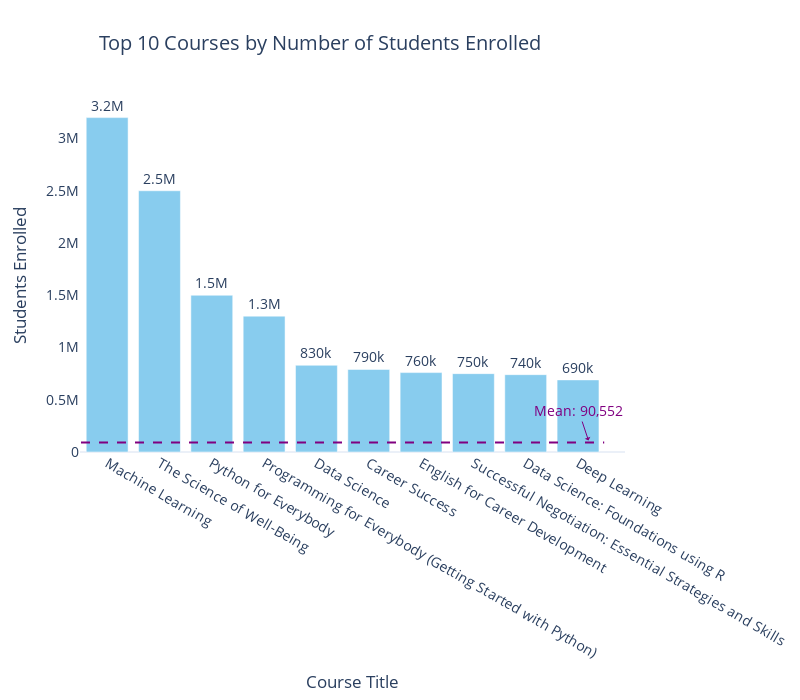

Notebook cell for this chart:
### Markdown cell above
> 4.3. Which courses are the most popular (by student enrollment)?

### Code cell
#Create a new dataframe which is sorted by the number of students enrolled
courses_by_students = coursera_df.sort_values(by="course_students_enrolled_float", ascending=False)

#Define most popular courses by student enrollment
top_10_courses_by_students = courses_by_students.head(10)

#Calculate mean of all students enrolled to a course
mean_students_enrolled = courses_by_students["course_students_enrolled_float"].mean()

#Plot a bar chart displaying top 10 courses by student enrollment
fig_2 = px.bar(top_10_courses_by_students, x="course_title", y="course_students_enrolled_float",
             title="Top 10 Courses by Number of Students Enrolled",
             labels={"course_students_enrolled_float":"Students Enrolled",\
                      "course_title" : "Course Title"},
             text="course_students_enrolled_float",
             template="plotly_white",
             hover_name="course_title")

#Put total students enrolled to a course above the bar
fig_2.update_traces(texttemplate="%{text:.2s}",
                  textposition="outside",
                  marker_color="rgb(136,204,238)")

fig_2.add_shape(type="line",
              x0=-0.5,
              y0=mean_students_enrolled,
              x1=9.5,
              y1=mean_students_enrolled,
              line=dict(color="purple", dash="dash"), name="Mean")

fig_2.add_annotation(x=9.2,
                   y=mean_students_enrolled,
                   text=f"Mean: {mean_students_enrolled:,.0f}",
                   showarrow=True,
                   yshift=2,
                   arrowhead=1,
                   arrowcolor="purple",
                   font=dict(color="purple"))

fig_2.update_layout(font=dict(size=14),
                  title=dict(x=0.4),
                  width=800,
                  height=700,
                  yaxis=dict(showgrid=False))

fig_2.show()

### Figure 1 — Plotly figure (JSON) as saved in the notebook; plotly's stock layout.template omitted (floating-point values rounded to 4 significant figures)
{"data": [{"alignmentgroup": "True", "hovertemplate": "<b>%{hovertext}</b><br><br>Course Title=%{x}<br>Students Enrolled=%{text}<extra></extra>", "hovertext": ["Machine Learning", "The Science of Well-Being", "Python for Everybody", "Programming for Everybody (Getting Started with Python)", "Data Science", "Career Success", "English for Career Development", "Successful Negotiation: Essential Strategies and Skills", "Data Science: Foundations using R", "Deep Learning"], "legendgroup": "", "marker": {"color": "rgb(136,204,238)", "pattern": {"shape": ""}}, "name": "", "offsetgroup": "", "orientation": "v", "showlegend": false, "text": [3200000, 2500000, 1500000, 1300000, 830000, 790000, 760000, 750000, 740000, 690000], "textposition": "outside", "texttemplate": "%{text:.2s}", "type": "bar", "x": ["Machine Learning", "The Science of Well-Being", "Python for Everybody", "Programming for Everybody (Getting Started with Python)", "Data Science", "Career Success", "English for Career Development", "Successful Negotiation: Essential Strategies and Skills", "Data Science: Foundations using R", "Deep Learning"], "xaxis": "x", "y": [3200000, 2500000, 1500000, 1300000, 830000, 790000, 760000, 750000, 740000, 690000], "yaxis": "y"}], "layout": {"annotations": [{"arrowcolor": "purple", "arrowhead": 1, "font": {"color": "purple"}, "showarrow": true, "text": "Mean: 90,552", "x": 9.2, "y": 90550.0, "yshift": 2}], "barmode": "relative", "font": {"size": 14}, "height": 700, "legend": {"tracegroupgap": 0}, "shapes": [{"line": {"color": "purple", "dash": "dash"}, "name": "Mean", "type": "line", "x0": -0.5, "x1": 9.5, "y0": 90550.0, "y1": 90550.0}], "title": {"text": "Top 10 Courses by Number of Students Enrolled", "x": 0.4}, "width": 800, "xaxis": {"anchor": "y", "domain": [0, 1], "title": {"text": "Course Title"}}, "yaxis": {"anchor": "x", "domain": [0, 1], "showgrid": false, "title": {"text": "Students Enrolled"}}}}
